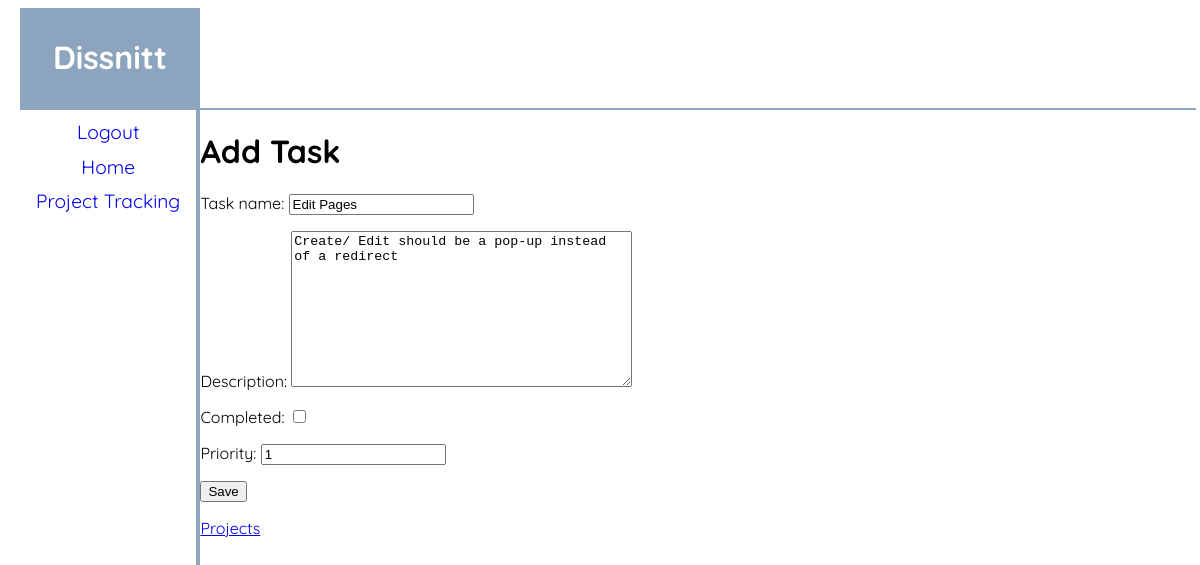
The app's page /todo/task/2/14/edit/ with its own data.
### todo/models.py (models this page shows, shortened)
class Task(models.Model):
    task_name = models.CharField(max_length=30)
    created_date = models.DateTimeField('created_date')
    completed = models.BooleanField()
    description = models.TextField()
    priority = models.IntegerField()
    project = models.ForeignKey(Project, on_delete=models.CASCADE)

### todo/views.py (the view)
# urls.py: url(r'^task/(?P<pk>[0-9]+)/(?P<tk>[0-9]+)/edit/$', views.edit_task, name='edit_task'),
def edit_task(request, pk, tk):
    task = get_object_or_404(Task, pk=tk)
    project = get_object_or_404(Project, pk=pk)
    if request.method == 'POST':
        form = TaskForm(request.POST, instance=task)
        if form.is_valid():
            task.save()
            return redirect('todo:detail', pk=project.pk)
    else:
        form = TaskForm(instance=task)
    return render(request, 'todo/task_edit.html', {'form': form})

### todo/forms.py
class TaskForm(forms.ModelForm):
    class Meta:
        model = Task
        fields = ['task_name', 'description', 'completed', 'priority']

### todo/templates/todo/task_edit.html
{% extends 'base.html' %}
{% block content %}
    <h1>Add Task</h1>
    <form method="POST">{% csrf_token %}
        {{ form.as_p }}
        <button type="submit" >Save</button>
    </form>
<a href="{% url 'todo:index' %}">Projects</a>
{% endblock %}

### mylogin/static/mylogin/css/base.css (style rules this page uses)
body { padding: 0; width: 100%; }

### records on screen
Task: task_name "Edit Pages", description "Create/ Edit should be a pop-up instead of a redirect", priority "1"
